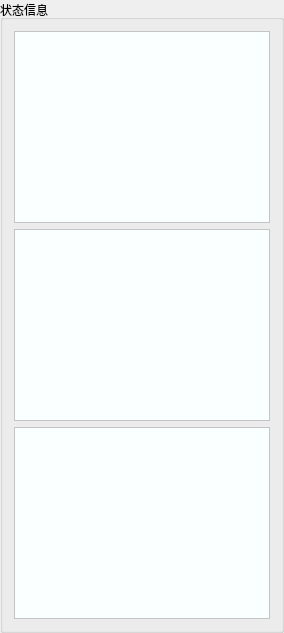
           <widget class="QGroupBox" name="groupBox_10">
            <property name="title">
             <string>状态信息</string>
            </property>
            <layout class="QVBoxLayout" name="verticalLayout_12">
             <item>
              <layout class="QVBoxLayout" name="verticalLayout">
               <item>
                <widget class="QTextBrowser" name="message_usv0">
                 <property name="font">
                  <font>
                   <family>黑体</family>
                   <pointsize>10</pointsize>
                   <weight>75</weight>
                   <italic>true</italic>
                   <bold>true</bold>
                  </font>
                 </property>
                 <property name="styleSheet">
                  <string notr="true">background-color: rgb(250, 255, 255);
color: rgb(0, 0, 0);</string>
                 </property>
                </widget>
               </item>
               <item>
                <widget class="QTextBrowser" name="message_usv1">
                 <property name="font">
                  <font>
                   <family>黑体</family>
                   <pointsize>10</pointsize>
                   <weight>75</weight>
                   <italic>true</italic>
                   <bold>true</bold>
                  </font>
                 </property>
                 <property name="styleSheet">
                  <string notr="true">background-color: rgb(250, 255, 255);
color: rgb(0, 0, 0);</string>
                 </property>
                </widget>
               </item>
               <item>
                <widget class="QTextBrowser" name="message_usv2">
                 <property name="font">
                  <font>
                   <family>黑体</family>
                   <pointsize>10</pointsize>
                   <weight>75</weight>
                   <italic>true</italic>
                   <bold>true</bold>
                  </font>
                 </property>
                 <property name="styleSheet">
                  <string notr="true">background-color: rgb(250, 255, 255);
color: rgb(0, 0, 0);</string>
                 </property>
                </widget>
               </item>
              </layout>
             </item>
            </layout>
           </widget>
